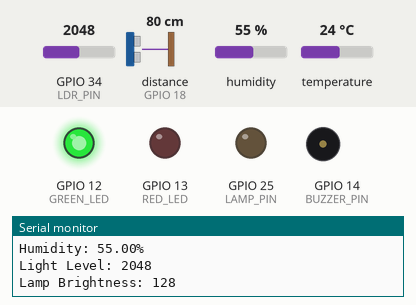
The sketch below on a simulated ESP32. On the bench: output pins drawn as LEDs (lit = HIGH), buzzer (waves = sounding, pin HIGH), the last lines printed to the serial monitor. Wiring (inferred from the names in the program): ultrasonic range finder: trigger GPIO 5; echo GPIO 18. Inputs (shaded band) come from the test bench; at power-on: distance to the obstacle (sensor on GPIO 18) 80 cm, temperature 24 °C, GPIO 34 (LDR_PIN) = 2048, humidity 55 %. The echo pulse lasts 58.3 µs per cm; WiFi joins after 1.5 s; servers stay silent unless stated; pins used as bus, display or sensor lines are not drawn.

Above: at 2.7 s.
2.8 s: distance to the obstacle (sensor on GPIO 18) set to 22 cm
5.5 s: distance to the obstacle (sensor on GPIO 18) set to 19 cm
At 6.1 s:
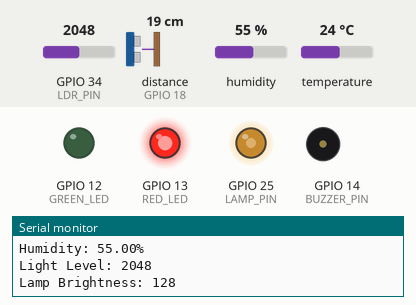
8.2 s: temperature set to 29 °C
10.9 s: temperature set to 32 °C
At 14.7 s:
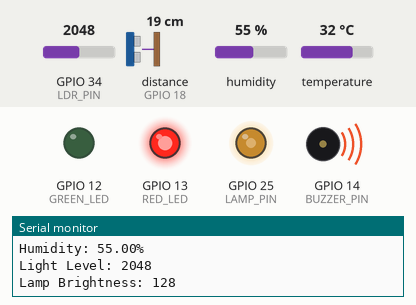
15.0 s: GPIO 34 (LDR_PIN) set to 1960
At 16.6 s:
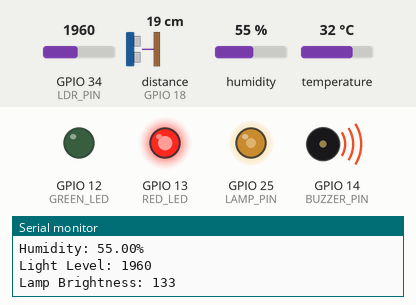
17.7 s: GPIO 34 (LDR_PIN) set to 460
At 19.8 s:
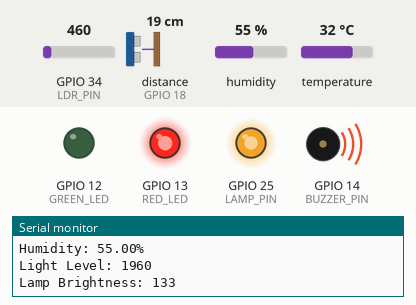
Timing chart, 0 to 21.3 s (numbered marks = the images above; inputs shaded):
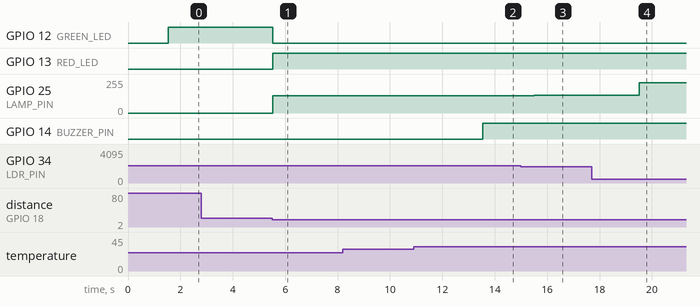

The sketch:

main.ino
```cpp
#include "WiFi.h"
#include "Firebase_ESP_Client.h"
#include "DHT.h"
#include "addons/TokenHelper.h"
#include "addons/RTDBHelper.h"

// Wi-Fi credentials
#define WIFI_SSID "YOUR_SSID"
#define WIFI_PASSWORD "YOUR_SSID_PASSWORD"

// Firebase credentials
#define API_KEY "YOUR_API_KEY"
#define DATABASE_URL "YOUR_DB_LINK/"
#define USER_EMAIL "User_Email"
#define USER_PASSWORD "User_Password"

// Pin Definitions
#define TRIG_PIN 5
#define ECHO_PIN 18
#define DHT_PIN 26
#define LDR_PIN 34
#define RED_LED 13
#define GREEN_LED 12
#define BUZZER_PIN 14
#define LAMP_PIN 25

// Constants
#define DHT_TYPE DHT11
#define LDR_THRESHOLD 500
#define TEMP_THRESHOLD 30

// Firebase objects
FirebaseData fbdo;
FirebaseAuth auth;
FirebaseConfig config;

unsigned long sendDataPrevMillis = 0;

// Initialize DHT sensor
DHT dht(DHT_PIN, DHT_TYPE);

void setup() {
  // Initialize Serial
  Serial.begin(115200);

  // Initialize Sensors and Outputs
  pinMode(TRIG_PIN, OUTPUT);
  pinMode(ECHO_PIN, INPUT);
  pinMode(RED_LED, OUTPUT);
  pinMode(GREEN_LED, OUTPUT);
  pinMode(BUZZER_PIN, OUTPUT);
  pinMode(LAMP_PIN, OUTPUT);
  dht.begin();

  // Connect to Wi-Fi
  WiFi.begin(WIFI_SSID, WIFI_PASSWORD);
  Serial.print("Connecting to Wi-Fi");
  while (WiFi.status() != WL_CONNECTED) {
    Serial.print(".");
    delay(300);
  }
  Serial.println();
  Serial.print("Connected with IP: ");
  Serial.println(WiFi.localIP());

  // Configure Firebase
  config.api_key = API_KEY;
  auth.user.email = USER_EMAIL;
  auth.user.password = USER_PASSWORD;
  config.database_url = DATABASE_URL;
  config.token_status_callback = tokenStatusCallback;

  Firebase.reconnectNetwork(true);
  fbdo.setBSSLBufferSize(4096, 1024);
  fbdo.setResponseSize(2048);
  Firebase.begin(&config, &auth);
  Firebase.setDoubleDigits(5);
  config.timeout.serverResponse = 10 * 1000;
}

void loop() {
  if (Firebase.ready() && (millis() - sendDataPrevMillis > 2000 || sendDataPrevMillis == 0)) {
    sendDataPrevMillis = millis();

    // Read Sensor Data
    float distance = readUltrasonic();
    float temp = dht.readTemperature();
    float humidity = dht.readHumidity();
    int ldrValue = analogRead(LDR_PIN);

    // Update Seat Status
    bool isOccupied = (distance < 20);
    digitalWrite(RED_LED, isOccupied ? HIGH : LOW);
    digitalWrite(GREEN_LED, isOccupied ? LOW : HIGH);

    // Control Reading Lamp
    int brightness = map(ldrValue, 0, 4095, 255, 0);
    if(isOccupied){
      analogWrite(LAMP_PIN, brightness);
    }else{
      analogWrite(LAMP_PIN, 0);
    }

    // Check Environmental Conditions
    if (temp > TEMP_THRESHOLD || ldrValue < LDR_THRESHOLD) {
      digitalWrite(BUZZER_PIN, HIGH);
    } else {
      digitalWrite(BUZZER_PIN, LOW);
    }

    // Send Data to Firebase
    Firebase.RTDB.setBool(&fbdo, F("/library/seatOccupied"), isOccupied);
    Firebase.RTDB.setFloat(&fbdo, F("/library/temperature"), temp);
    Firebase.RTDB.setFloat(&fbdo, F("/library/humidity"), humidity);
    Firebase.RTDB.setInt(&fbdo, F("/library/lightLevel"), ldrValue);
    Firebase.RTDB.setInt(&fbdo, F("/library/lampBrightness"), brightness);

    // Print Data to Serial Monitor
    Serial.printf("Seat Occupied: %s\n", isOccupied ? "Yes" : "No");
    Serial.printf("Temperature: %.2f°C\n", temp);
    Serial.printf("Humidity: %.2f%%\n", humidity);
    Serial.printf("Light Level: %d\n", ldrValue);
    Serial.printf("Lamp Brightness: %d\n", brightness);
  }
}

// Helper Function to Read Ultrasonic Sensor
float readUltrasonic() {
  digitalWrite(TRIG_PIN, LOW);
  delayMicroseconds(2);
  digitalWrite(TRIG_PIN, HIGH);
  delayMicroseconds(10);
  digitalWrite(TRIG_PIN, LOW);
  long duration = pulseIn(ECHO_PIN, HIGH);
  return duration * 0.034 / 2; // Convert to cm
}
```

Measured:
- the behaviour switches between 21 and 20 cm on distance to the obstacle (sensor on GPIO 18) (found by bisection; images 0 and 1)
- the behaviour switches between 30 and 31 °C on temperature (found by bisection; images 1 and 2)
- after the input at 5.5 s, GPIO 12 (GREEN_LED): HIGH → LOW at once; GPIO 13 (RED_LED): LOW → HIGH at once; GPIO 25 (LAMP_PIN): 0/255 → 128/255 at once
- after the input at 10.9 s, GPIO 14 (BUZZER_PIN): LOW → HIGH after 2.6 s
- after the input at 15.0 s, GPIO 25 (LAMP_PIN): 128/255 → 133/255 after 0.51 s
- after the input at 17.7 s, GPIO 25 (LAMP_PIN): 133/255 → 227/255 after 1.8 s
